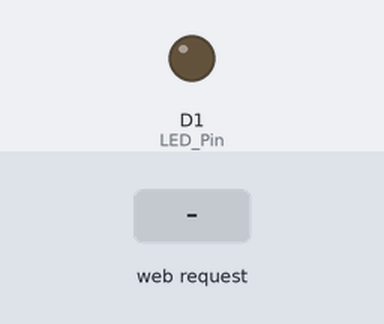
The sketch below on a simulated ESP8266 (Wemos D1 mini). Parts: output pins drawn as LEDs (lit = HIGH). The test bench sets the inputs (shaded band).

Above: at 1.2 s.
1.3 s: HTTP request GET /LEDON received
At 1.6 s:
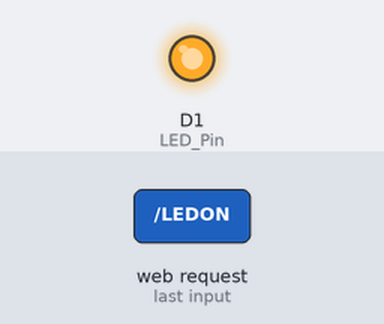
2.8 s: HTTP request GET /LEDOFF received
At 4.0 s:
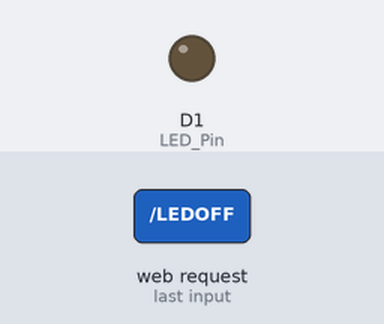
Timing chart, 0 to 5.8 s (numbered marks = the images above; inputs shaded):
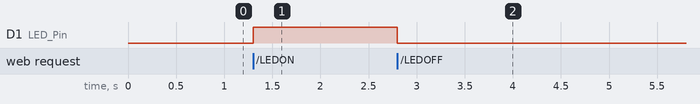

Measured:
- after the input at 1.3 s, D1 (LED_Pin): LOW → HIGH at once
- after the input at 2.8 s, D1 (LED_Pin): HIGH → LOW at once

The sketch:

WEMOS.ino
```cpp
#include <ESP8266WiFi.h>
const char WiFiPassword[] = "PAROL_DLYA_WEMOSA";
const char AP_NameChar[] = "LOGIN_DLYA_WEMOSA" ;

WiFiServer server(80);

String header = "HTTP/1.1 200 OK\r\nContent-Type: text/html\r\n\r\n";
String html_1 = "<!DOCTYPE html><html><head><title>LED Control</title></head><body><div id='main'><h2>LED Control</h2>";
String html_2 = "<form id='F1' action='LEDON'><input class='button' type='submit' value='LED ON' ></form><br>";
String html_3 = "<form id='F2' action='LEDOFF'><input class='button' type='submit' value='LED OFF' ></form><br>";
String html_4 = "</div></body></html>";

String request = "";
int LED_Pin = D1; // тут можно и LED BUILTIN

void setup()
{
    pinMode(LED_Pin, OUTPUT);
    boolean conn = WiFi.softAP(AP_NameChar, WiFiPassword);
    server.begin();
}

void loop()
{
    WiFiClient client = server.available();
    if (!client) return; //проверка клиентов

    request = client.readStringUntil('\r');

    if       ( request.indexOf("LEDON") > 0 )  digitalWrite(LED_Pin, HIGH);
    else if  ( request.indexOf("LEDOFF") > 0 ) digitalWrite(LED_Pin, LOW);

    client.flush();

    client.print( header );
    client.print( html_1 );
    client.print( html_2 );
    client.print( html_3 );
    client.print( html_4);

    delay(5);
}
```
